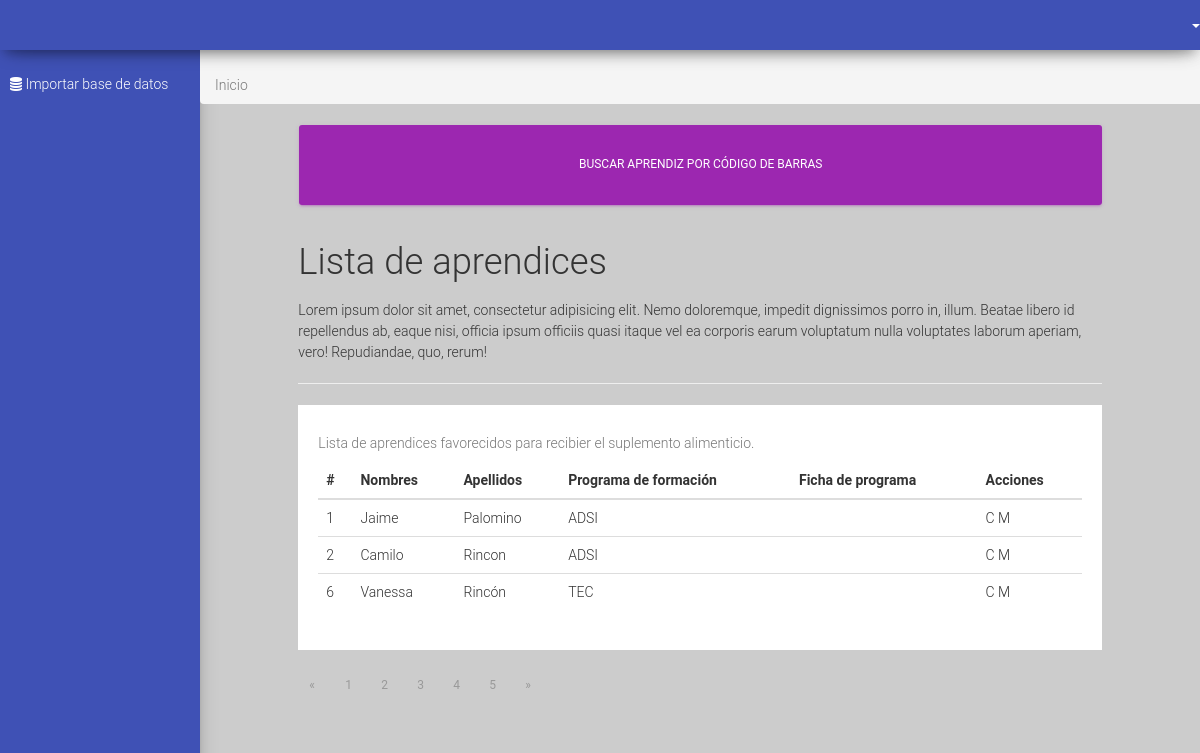
/administrador/index.php, run on an earlier commit of the app's database.
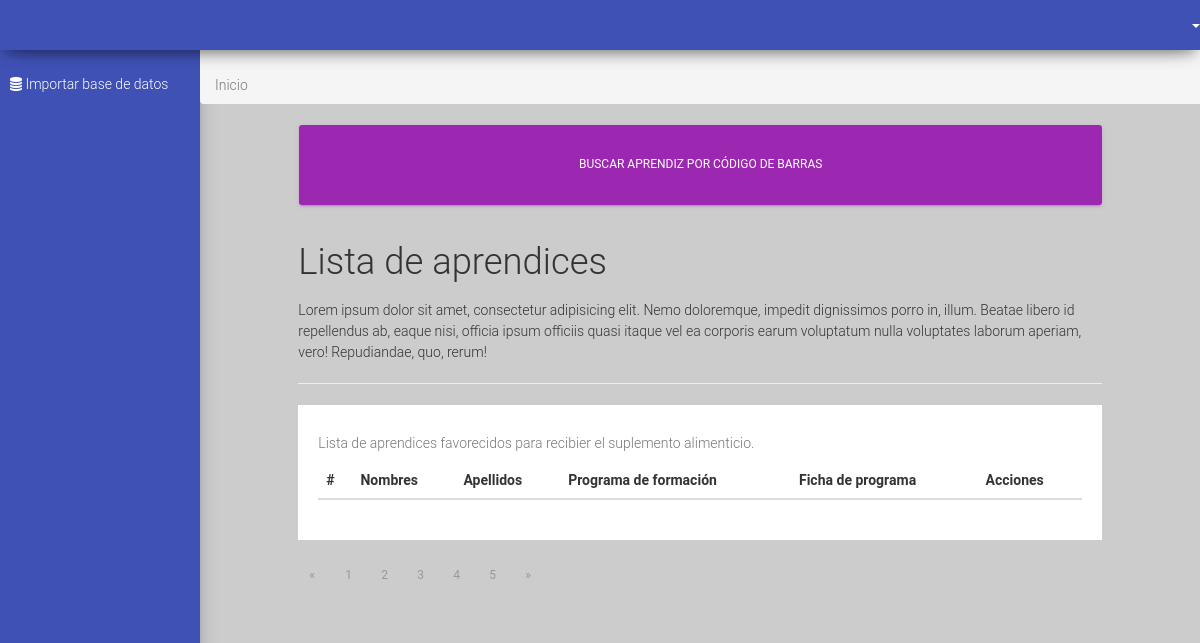
And on a later commit of the database.
### tables this page shows
CREATE TABLE `aprendices` (
  `id_aprendices` int(11) NOT NULL,
  `nombres` varchar(50) NOT NULL,
  `apellidos` varchar(50) NOT NULL,
  `tipo_documento` varchar(50) NOT NULL,
  `numero_documento` bigint(11) NOT NULL,
  `especialidad` varchar(100) NOT NULL,
  `ficha` int(11) NOT NULL,
  `cod_aprendiz` varchar(64) NOT NULL,
  `estado` tinyint(1) NOT NULL
);

### config/app.php (called while the page is built, shortened)
<?php
 	$base_url     = "http://localhost/proyectobienestar/";
 	$assets_css   = $base_url."public/css/";

### administrador/index.php (the view, shortened to what this page needs)
<?php
	require '../config/app.php';
	require '../config/conexion.php';
	include '../templates/header.inc';
	include '../templates/navbar.inc';
	$query = mysqli_query($con, "SELECT * FROM aprendices");
?>
<main>
	<ol class="breadcrumb">
		<li class="active">Inicio</li>
	</ol>
	<div class="container-fluid dashboard">
		<div class="row">
			<div class="col-md-10 col-md-offset-1">
				<button class="btn btn-primary search" data-toggle="modal" data-target="#myModal">
				 	Buscar aprendiz por código de barras
				</button>
				<h2>Lista de aprendices</h2>
				<p>Lorem ipsum dolor sit amet, consectetur adipisicing elit. Nemo doloremque, impedit dignissimos porro in, illum. Beatae libero id repellendus ab, eaque nisi, officia ipsum officiis quasi itaque vel ea corporis earum voluptatum nulla voluptates laborum aperiam, vero! Repudiandae, quo, rerum!</p>
				<hr>
				<div class="table-container table-fluid">
					<table class="table">
						<caption>Lista de aprendices favorecidos para recibier el suplemento alimenticio.</caption>
						<thead>
							<tr>
								<th>#</th>
								<th>Nombres</th>
								<th>Apellidos</th>
								<th>Programa de formación</th>
								<th>Ficha de programa</th>
								<th>Acciones</th>
							</tr>
						</thead>
						<tbody>
							<?php while ($row = mysqli_fetch_array($query)): ?>
								<tr>
									<td><?= $row['id_aprendices'] ?></td>
									<td><?= $row['nombres'] ?></td>
									<td><?= $row['apellidos'] ?></td>
									<td class="especialidad"><?= $row['especialidad'] ?></td>
									<td></td>
									<td>
										<a href="consultar.php?id=<?= $row['id_aprendices'] ?>">C</a>
										<a href="editar.php?id=<?= $row['id_aprendices'] ?>">M</a>
									</td>
								</tr>
							<?php endwhile; ?>
						</tbody>
					</table>
				</div>
				<nav aria-label="Page navigation">
					<ul class="pagination">
						<li>
							<a href="#" aria-label="Previous">
								<span aria-hidden="true">&laquo;</span>
							</a>
						</li>
						<li><a href="#">1</a></li>
						<li><a href="#">2</a></li>
						<li><a href="#">3</a></li>
						<li><a href="#">4</a></li>
						<li><a href="#">5</a></li>
						<li>
							<a href="#" aria-label="Next">
								<span aria-hidden="true">&raquo;</span>
							</a>
						</li>
					</ul>
				</nav>
			</div>
		</div>
	</div>
</main>
<?php include '../templates/footer.inc'; ?>

### templates/header.inc (shortened to what this page needs)
<!DOCTYPE html>
<html lang="es">
<head>
	<link rel="stylesheet" href="<?=$assets_css?>bootstrap.min.css">
	<link rel="stylesheet" href="<?=$assets_css?>font-awesome.min.css">
	<link rel="stylesheet" href="<?=$assets_css?>material-kit.css">
	<link rel="stylesheet" href="<?=$assets_css?>material-icons.css">
	<link rel="stylesheet" href="<?=$assets_css?>custom.css">
</head>
<body>
	<div class="page-content">

### templates/navbar.inc (shortened to what this page needs)
<div class="navbar navbar-inverse navbar-fixed-top">
	<div class="collapse navbar-collapse" id="bs-example-navbar-collapse-1">
		<ul class="nav navbar-nav navbar-right">
			<li class="dropdown">
				<a href="" class="dropdown-toggle" data-toggle="dropdown" role="button" aria-haspopup="true" aria-expanded="false">
					<span class="caret"></span>
				</a>
			</li>
		</ul>
	</div>
</div>
<aside class="aside-nav">
	<ul>
		<li class="aside-links">
			<a href="../administrador/importar.php"><i class="fa fa-database"></i>&nbspImportar base de datos</a>
		</li>
	</ul>
</aside>

### templates/footer.inc (shortened to what this page needs)
</div>
</body>
</html>

### public/css/custom.css (style rules this page uses)
html, body { height: 100%; }
ul { padding: 0; }
li { list-style: none; }
a[href] { color: inherit; text-decoration: none; }
.breadcrumb { padding-top: 7.5rem; position: fixed; width: 100%; z-index: 1; }
.table-fluid { overflow: auto; }
.dashboard { padding-top: 11.5rem; }
.page-content { min-height: 100%; position: relative; }
.table-container { background-color: #fff; padding: 2rem; }
.navbar { padding: 0; }
.aside-nav { background-color: #3f51b5; box-shadow: 0 10px 20px -12px rgba(0, 0, 0, 0.42), 0 3px 20px 0px rgba(0, 0, 0, 0.12), 0 8px 10px -5px rgba(0, 0, 0, 0.2); min-height: 100%; padding-top: 6.4rem; position: fixed; width: 20rem; }
.aside-links a { color: #fff; display: block; padding: 1rem; }
main { padding-left: 20rem; }
.search { background-color: #325b6b; height: 8rem; width: 100%; }
.table tbody tr td { text-transform: capitalize; }
.table .especialidad { text-transform: uppercase; }

What changed in the data, as far as the page shows it:
removed aprendices: id_aprendices "1", nombres "Jaime", apellidos "Palomino", especialidad "ADSI"
removed aprendices: id_aprendices "2", nombres "Camilo", apellidos "Rincon", especialidad "ADSI"
removed aprendices: id_aprendices "6", nombres "Vanessa", apellidos "Rincón", especialidad "TEC"
